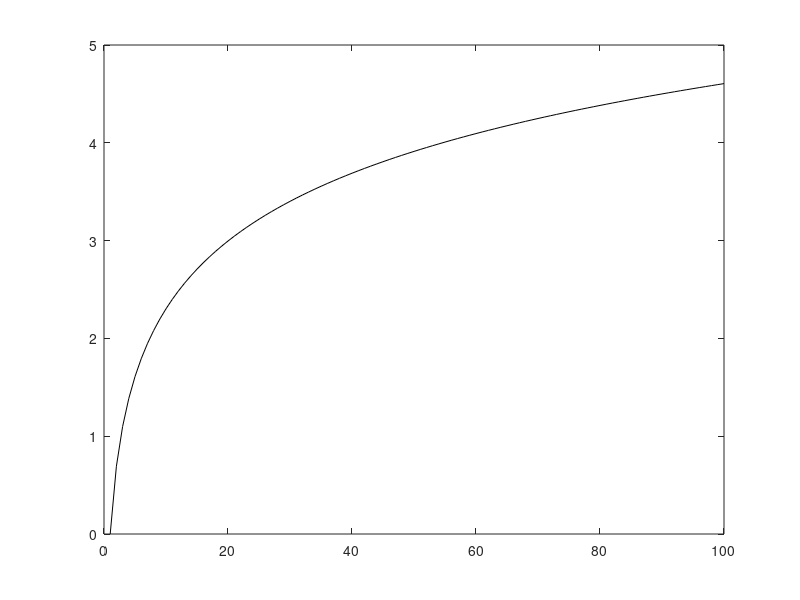

Here is the MATLAB script that generated this plot: (Note: this script raises an error after producing the figure.)
fun = @(x)log(x);  % Define function
figure(1);
plot((1:100), fun((1:100)),'k'); 
hold on;

% Define the function symbolically
syms x

f(x) = log(x);

% symbolic integration
F(x) = int(f(x));

% Convert symbolic expression to a function (optional)
F_func = matlabFunction(F(x));
x = linspace(lower, upper, 100);
plot(x, F_func(x),'k','LineStyle','--','LineWidth',2);
hold off;

fun = @(x)log(x);
lower = 0.01;  
upper = 1e6; 

integral_value = integral(fun, lower, upper);
disp(integral_value)